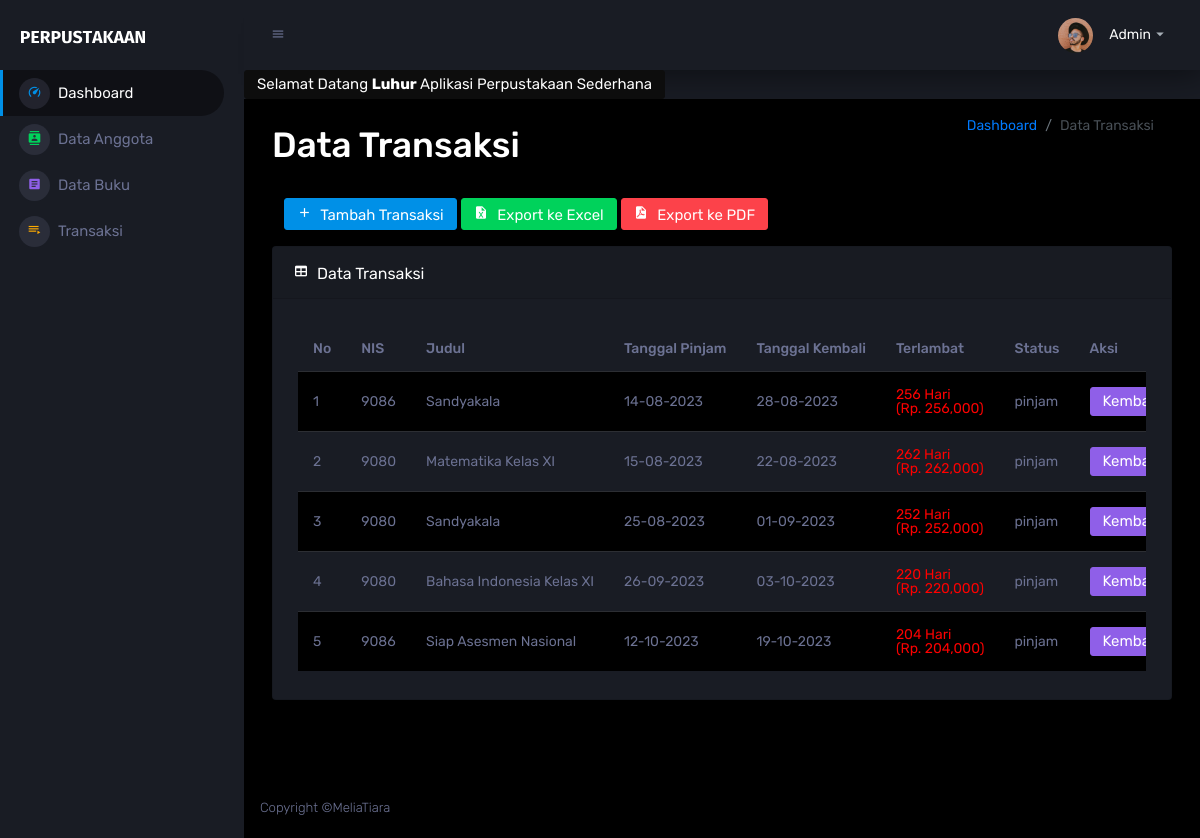
Page /index.php?p=transaksi (signed in) on the committed database.
### tables this page shows
CREATE TABLE `transaksi` (
  `id_transaksi` int(11) NOT NULL,
  `id_buku` int(11) NOT NULL,
  `nis_transaksi` int(11) NOT NULL,
  `id_anggota` int(11) NOT NULL,
  `tgl_pinjam` varchar(50) NOT NULL,
  `tgl_kembali` varchar(50) NOT NULL,
  `status` varchar(30) NOT NULL
);

CREATE TABLE `anggota` (
  `id_anggota` int(11) NOT NULL,
  `nis` int(11) NOT NULL,
  `nama_anggota` varchar(50) NOT NULL,
  `tempat_lahir` varchar(100) NOT NULL,
  `tgl_lahir` date NOT NULL,
  `jk` enum('L','P') NOT NULL,
  `jurusan` varchar(75) NOT NULL
);

CREATE TABLE `buku` (
  `id_buku` int(11) NOT NULL,
  `judul_buku` varchar(200) NOT NULL,
  `penulis_buku` varchar(100) NOT NULL,
  `penerbit_buku` varchar(150) NOT NULL,
  `tahun_terbit` varchar(4) NOT NULL,
  `isbn` varchar(25) NOT NULL,
  `jumlah_buku` int(3) NOT NULL,
  `lokasi` enum('Rak 1','Rak 2','Rak 3') NOT NULL,
  `tgl_input` date NOT NULL
);

### page/transaksi/function.php (called while the page is built)
<?php
function terlambat($tgl_dateline, $tgl_kembali) {
    $tgl_dateline_pecah = explode('-', $tgl_dateline);
    $tgl_dateline_pecah = $tgl_dateline_pecah[2]. '-' . $tgl_dateline_pecah[1]. '-' . $tgl_dateline_pecah[0];
    $tgl_kembali_pecah = explode('-', $tgl_kembali);
    $tgl_kembali_pecah = $tgl_kembali_pecah[2]. '-' . $tgl_kembali_pecah[1]. '-' . $tgl_kembali_pecah[0];
    $selisih = strtotime($tgl_kembali_pecah) - strtotime($tgl_dateline_pecah);
    $selisih = $selisih/86400;
    if ($selisih >= 1) {
        $hasil_tgl = floor($selisih);
    } else {
        $hasil_tgl = 0;
    }
    return $hasil_tgl;
}
?>

### page/transaksi/transaksi.php (the view, shortened to what this page needs)
<?php
require_once ('function.php');
require_once('config/koneksi.php');
$sql = $conn->query("SELECT * FROM transaksi INNER JOIN buku ON transaksi.id_buku = buku.id_buku
                                             INNER JOIN anggota ON transaksi.id_anggota = anggota.id_anggota
                                             WHERE status = 'pinjam'
                                             ") or die(mysqli_error($conn));
?>
     <?php var_dump($pecah); ?>
<div class="page-header">
<h1 class="mt-4"> Data Transaksi </h1>
    <nav aria-label="breadcrumb">
        <ol class="breadcrumb mb-4">
            <li class="breadcrumb-item"><a href="index.php">Dashboard</a></li>
            <li class="breadcrumb-item active" aria-current="page">Data Transaksi</li>
        </ol>
    </nav>
</div>
<div class="col-md-12">
    <a href="?p=transaksi&aksi=tambah" class="btn btn-primary mb-3"><i class="mdi mdi-plus"></i> Tambah Transaksi</a>
    <a href="./laporan_transaksi/laporan_tr_excel.php" target="_blank" class="btn btn-success mb-3">
        <i class="mdi mdi-file-excel"></i>
        Export ke Excel
    </a>
    <a href="./laporan_transaksi/laporan_tr_pdf.php" target="_blank" class="btn btn-danger mb-3">
        <i class="mdi mdi-file-pdf"></i>
        Export ke PDF
    </a>
</div>
<div class="row">
    <div class="col-lg-12 grid-margin stretch-card">
        <div class="card mb-4">
            <div class="card-header">
                <i class="mdi mdi-table mr-1"></i>
                Data Transaksi
            </div>
            <div class="card-body">
                <div class="table-responsive">
                    <table class="table table-striped" id="dataTable">
                        <thead>
                            <tr>
                                <th>No</th>
                                <th>NIS</th>
                                <th>Judul</th>
                                <th>Tanggal Pinjam</th>
                                <th>Tanggal Kembali</th>
                                <th>Terlambat</th>
                                <th>Status</th>
                                <th>Aksi</th>
                            </tr>
                        </thead>
                        <tbody>
                            <?php
                            $no = 1;
                            while ($pecah = $sql->fetch_assoc()) {
                            ?>
                            <tr>
                                <td><?= $no; ?></td>
                                <td><?= $pecah['nis']; ?></td>
                                <td><?= $pecah['judul_buku']; ?></td>
                                <td><?= $pecah['tgl_pinjam']; ?></td>
                                <td><?= $pecah['tgl_kembali']; ?></td>
                                <td>
                                    <?php
                                    $denda = 1000;
                                    $tgl_dateline = $pecah['tgl_kembali'];
                                    $tgl_kembali = date('d-m-Y');
                                    $lambat = terlambat($tgl_dateline, $tgl_kembali);
                                    $denda1 = $lambat * $denda;
                                    if($lambat > 0) { ?>
                                        <div style='color: red;'>
                                            <?= $lambat ?> Hari<br> (Rp. <?= number_format($denda1); ?>)
                                        </div>
                                    <?php
                                    } else {
                                        echo $lambat . "Hari";
                                    }
                                    ?>
                                </td>
                                <td><?= $pecah['status']; ?></td>
                                <td>
                                    <a href="?p=transaksi&aksi=kembali&id=<?= $pecah['id_transaksi']; ?>
                                            &judul=<?= $pecah['judul_buku']; ?>" class="btn btn-info btn-small">
                                            Kembali
                                    </a>
                                </td>
                            </tr>
                            <?php $no++; } ?>
                        </tbody>
                    </table>
                </div>
            </div>
        </div>
    </div>
</div>

### index.php (shortened to what this page needs)
<?php
require_once('config/koneksi.php');
$page = @$_GET['p'];
$aksi = @$_GET['aksi'];
?>
<!DOCTYPE html>
<html lang="en">
  <head>
    <?php require_once('layout/_css.php'); ?>
  </head>
  <body>
    <div class="container-scroller">
      <?php require_once('layout/sidebar.php'); ?>
      <div class="container-fluid page-body-wrapper">
        <?php require_once('layout/navbar.php'); ?>
        <div class="main-panel">
          <div class="content-wrapper">
            <?php
              if($page == 'buku') {
                if($aksi == '') {
                  require_once ('page/buku/buku.php');
                } else if ($aksi == 'tambah') {
                  require_once ('page/buku/tambah.php');
                } else if ($aksi == 'ubah') {
                  require_once ('page/buku/ubah.php');
                } else if ($aksi == 'hapus') {
                  require_once ('page/buku/hapus.php');
                }
              } else if ($page == 'transaksi') {
                if($aksi == '') {
                  require_once ('page/transaksi/transaksi.php');
                } else if ($aksi == 'tambah') {
                  require_once ('page/transaksi/tambah.php');
                } else if ($aksi == 'kembali') {
                  require_once ('page/transaksi/kembali.php');
                } else if ($aksi == 'perpanjang') {
                  require_once ('page/transaksi/perpanjang.php');
                }
              }
            ?>
          </div>
          <?php require_once('layout/footer.php'); ?>
        </div>
      </div>
    </div>
  </body>
</html>

### layout/_css.php (shortened to what this page needs)
<link rel="stylesheet" href="corona/template/assets/vendors/mdi/css/materialdesignicons.min.css">
    <link rel="stylesheet" href="corona/template/assets/vendors/css/vendor.bundle.base.css">
    <link rel="stylesheet" href="corona/template/assets/vendors/jvectormap/jquery-jvectormap.css">
    <link rel="stylesheet" href="corona/template/assets/vendors/flag-icon-css/css/flag-icon.min.css">
    <link rel="stylesheet" href="corona/template/assets/vendors/owl-carousel-2/owl.carousel.min.css">
    <link rel="stylesheet" href="corona/template/assets/vendors/owl-carousel-2/owl.theme.default.min.css">
    <link rel="stylesheet" href="corona/template/assets/css/style.css">

### layout/sidebar.php (shortened to what this page needs)
<nav class="sidebar sidebar-offcanvas" id="sidebar">
  <div class="sidebar-brand-wrapper d-none d-lg-flex align-items-center justify-content-center fixed-top">
    <a class="sidebar-brand brand-logo" href="index.html">
      <img src="corona/template/assets/images/logopus.svg" alt="logo" />
    </a>
  </div>
  <ul class="nav">
    <li class="nav-item menu-items">
      <a class="nav-link" href="index.php">
        <span class="menu-icon">
          <i class="mdi mdi-speedometer"></i>
        </span>
        <span class="menu-title">Dashboard</span>
      </a>
    </li>
    <li class="nav-item menu-items">
      <a class="nav-link" href="?p=anggota">
        <span class="menu-icon">
          <i class="mdi mdi-contacts"></i>
        </span>
        <span class="menu-title">Data Anggota</span>
      </a>
    </li>
    <li class="nav-item menu-items">
      <a class="nav-link" href="?p=buku">
        <span class="menu-icon">
          <i class="mdi mdi-file-document-box"></i>
        </span>
        <span class="menu-title">Data Buku</span>
      </a>
    </li>
    <li class="nav-item menu-items">
      <a class="nav-link" href="?p=transaksi">
        <span class="menu-icon">
          <i class="mdi mdi-playlist-play"></i>
        </span>
        <span class="menu-title">Transaksi</span>
      </a>
    </li>
  </ul>
</nav>

### layout/navbar.php (shortened to what this page needs)
<nav class="navbar p-0 fixed-top d-flex flex-row">
    <div class="navbar-menu-wrapper flex-grow d-flex align-items-stretch">
      <button class="navbar-toggler navbar-toggler align-self-center" type="button" data-toggle="minimize">
        <span class="mdi mdi-menu"></span>
      </button>
      <ul class="navbar-nav navbar-nav-right">
        <li class="nav-item dropdown">
          <a class="nav-link" id="profileDropdown" href="#" data-toggle="dropdown">
            <div class="navbar-profile">
              <img class="img-xs rounded-circle" src="corona/template/assets/images/faces/face15.jpg" alt="">
              <p class="mb-0 d-none d-sm-block navbar-profile-name">Admin</p>
              <i class="mdi mdi-menu-down d-none d-sm-block"></i>
            </div>
          </a>
        </li>
      </ul>
  </div>
  <marquee behavior="scroll" direction="right" scrollamount="7" class="btn btn-dark">Selamat Datang
    <b><?= $_SESSION['login']['nama']?></b> Aplikasi Perpustakaan Sederhana
  </marquee>
</nav>

### layout/footer.php
<footer class="footer">
    <div class="d-sm-flex justify-content-center justify-content-sm-between">
        <span class="text-muted d-block text-center text-sm-left d-sm-inline-block">Copyright ©MeliaTiara</span>
    </div>
</footer>

### rows in the picture
transaksi: id_anggota.nis "9086", id_buku.judul_buku "Sandyakala", tgl_pinjam "14-08-2023", tgl_kembali "28-08-2023", tgl_kembali "256", tgl_kembali "256,000", status "pinjam"
transaksi: id_anggota.nis "9080", id_buku.judul_buku "Matematika Kelas XI", tgl_pinjam "15-08-2023", tgl_kembali "22-08-2023", tgl_kembali "262", tgl_kembali "262,000", status "pinjam"
transaksi: id_anggota.nis "9080", id_buku.judul_buku "Sandyakala", tgl_pinjam "25-08-2023", tgl_kembali "01-09-2023", tgl_kembali "252", tgl_kembali "252,000", status "pinjam"
transaksi: id_anggota.nis "9080", id_buku.judul_buku "Bahasa Indonesia Kelas XI", tgl_pinjam "26-09-2023", tgl_kembali "03-10-2023", tgl_kembali "220", tgl_kembali "220,000", status "pinjam"
transaksi: id_anggota.nis "9086", id_buku.judul_buku "Siap Asesmen Nasional", tgl_pinjam "12-10-2023", tgl_kembali "19-10-2023", tgl_kembali "204", tgl_kembali "204,000", status "pinjam"

### other values in the picture
$_SESSION['login']['nama'] "Luhur"
